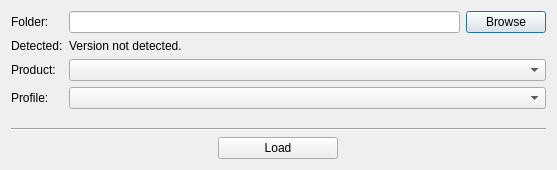
<?xml version="1.0" encoding="UTF-8"?>
<ui version="4.0">
 <class>ClientChoiceDialogClass</class>
 <widget class="QDialog" name="ClientChoiceDialogClass">
  <property name="windowModality">
   <enum>Qt::ApplicationModal</enum>
  </property>
  <property name="geometry">
   <rect>
    <x>0</x>
    <y>0</y>
    <width>557</width>
    <height>170</height>
   </rect>
  </property>
  <property name="sizePolicy">
   <sizepolicy hsizetype="Preferred" vsizetype="Minimum">
    <horstretch>0</horstretch>
    <verstretch>120</verstretch>
   </sizepolicy>
  </property>
  <property name="maximumSize">
   <size>
    <width>16777215</width>
    <height>16777215</height>
   </size>
  </property>
  <property name="windowTitle">
   <string>Client Choice</string>
  </property>
  <property name="modal">
   <bool>true</bool>
  </property>
  <layout class="QVBoxLayout" name="verticalLayout">
   <item>
    <layout class="QFormLayout" name="formLayout">
     <item row="0" column="0">
      <widget class="QLabel" name="label">
       <property name="text">
        <string>Folder:</string>
       </property>
      </widget>
     </item>
     <item row="0" column="1">
      <layout class="QHBoxLayout" name="horizontalLayout">
       <item>
        <widget class="QLineEdit" name="lineEditFolderName">
         <property name="readOnly">
          <bool>true</bool>
         </property>
        </widget>
       </item>
       <item>
        <widget class="QPushButton" name="pushButtonBrowse">
         <property name="text">
          <string>Browse</string>
         </property>
        </widget>
       </item>
      </layout>
     </item>
     <item row="3" column="0">
      <widget class="QLabel" name="label_2">
       <property name="text">
        <string>Profile:</string>
       </property>
      </widget>
     </item>
     <item row="3" column="1">
      <widget class="QComboBox" name="comboBoxProfile">
       <property name="sizePolicy">
        <sizepolicy hsizetype="Minimum" vsizetype="Fixed">
         <horstretch>0</horstretch>
         <verstretch>0</verstretch>
        </sizepolicy>
       </property>
      </widget>
     </item>
     <item row="1" column="0">
      <widget class="QLabel" name="label_3">
       <property name="text">
        <string>Detected:</string>
       </property>
      </widget>
     </item>
     <item row="1" column="1">
      <widget class="QLabel" name="labelDetectedVersion">
       <property name="text">
        <string>Version not detected.</string>
       </property>
      </widget>
     </item>
     <item row="2" column="0">
      <widget class="QLabel" name="label_4">
       <property name="text">
        <string>Product:</string>
       </property>
      </widget>
     </item>
     <item row="2" column="1">
      <widget class="QComboBox" name="comboBoxProduct"/>
     </item>
    </layout>
   </item>
   <item>
    <spacer name="verticalSpacer">
     <property name="orientation">
      <enum>Qt::Vertical</enum>
     </property>
     <property name="sizeHint" stdset="0">
      <size>
       <width>20</width>
       <height>5</height>
      </size>
     </property>
    </spacer>
   </item>
   <item>
    <widget class="Line" name="line">
     <property name="orientation">
      <enum>Qt::Horizontal</enum>
     </property>
    </widget>
   </item>
   <item>
    <layout class="QHBoxLayout" name="horizontalLayout_2">
     <item>
      <widget class="QPushButton" name="pushButtonLoad">
       <property name="maximumSize">
        <size>
         <width>120</width>
         <height>16777215</height>
        </size>
       </property>
       <property name="text">
        <string>Load</string>
       </property>
       <property name="flat">
        <bool>false</bool>
       </property>
      </widget>
     </item>
    </layout>
   </item>
  </layout>
 </widget>
 <layoutdefault spacing="6" margin="11"/>
 <resources/>
 <connections/>
</ui>
